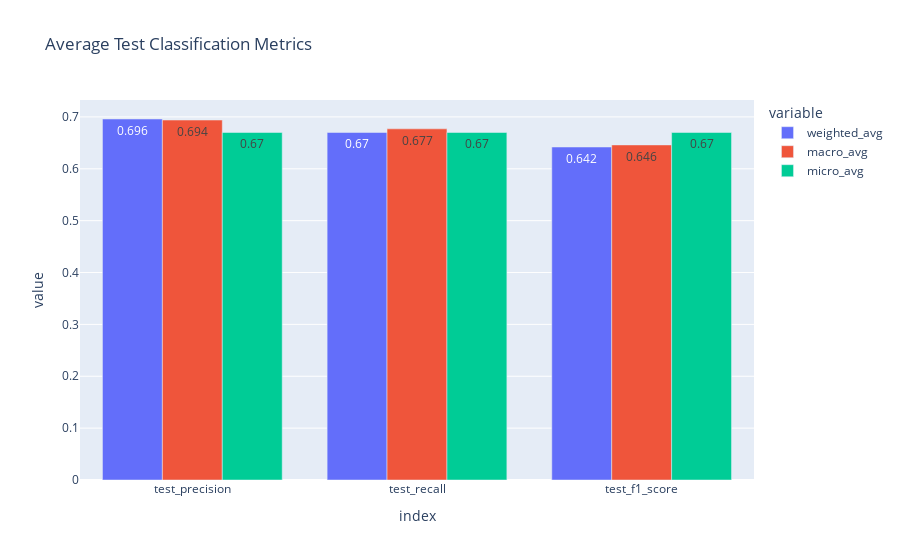

The code cell stored with this chart in its notebook:
### Code cell
test_metrics = results.loc[avg_names, [f"{prefix}{metric}" for metric in metric_names]]
px.bar(test_metrics.T.round(3), barmode="group", title="Average Test Classification Metrics", text_auto=True)

### Figure 1 — Plotly figure (JSON) as saved in the notebook; plotly's stock layout.template omitted (floating-point values rounded to 4 significant figures)
{"data": [{"alignmentgroup": "True", "hovertemplate": "variable=weighted_avg<br>index=%{x}<br>value=%{y}<extra></extra>", "legendgroup": "weighted_avg", "marker": {"color": "#636efa", "pattern": {"shape": ""}}, "name": "weighted_avg", "offsetgroup": "weighted_avg", "orientation": "v", "showlegend": true, "textposition": "auto", "texttemplate": "%{y}", "type": "bar", "x": ["test_precision", "test_recall", "test_f1_score"], "xaxis": "x", "y": [0.696, 0.67, 0.642], "yaxis": "y"}, {"alignmentgroup": "True", "hovertemplate": "variable=macro_avg<br>index=%{x}<br>value=%{y}<extra></extra>", "legendgroup": "macro_avg", "marker": {"color": "#EF553B", "pattern": {"shape": ""}}, "name": "macro_avg", "offsetgroup": "macro_avg", "orientation": "v", "showlegend": true, "textposition": "auto", "texttemplate": "%{y}", "type": "bar", "x": ["test_precision", "test_recall", "test_f1_score"], "xaxis": "x", "y": [0.694, 0.677, 0.646], "yaxis": "y"}, {"alignmentgroup": "True", "hovertemplate": "variable=micro_avg<br>index=%{x}<br>value=%{y}<extra></extra>", "legendgroup": "micro_avg", "marker": {"color": "#00cc96", "pattern": {"shape": ""}}, "name": "micro_avg", "offsetgroup": "micro_avg", "orientation": "v", "showlegend": true, "textposition": "auto", "texttemplate": "%{y}", "type": "bar", "x": ["test_precision", "test_recall", "test_f1_score"], "xaxis": "x", "y": [0.67, 0.67, 0.67], "yaxis": "y"}], "layout": {"barmode": "group", "legend": {"title": {"text": "variable"}, "tracegroupgap": 0}, "title": {"text": "Average Test Classification Metrics"}, "xaxis": {"anchor": "y", "domain": [0, 1], "title": {"text": "index"}}, "yaxis": {"anchor": "x", "domain": [0, 1], "title": {"text": "value"}}}}
